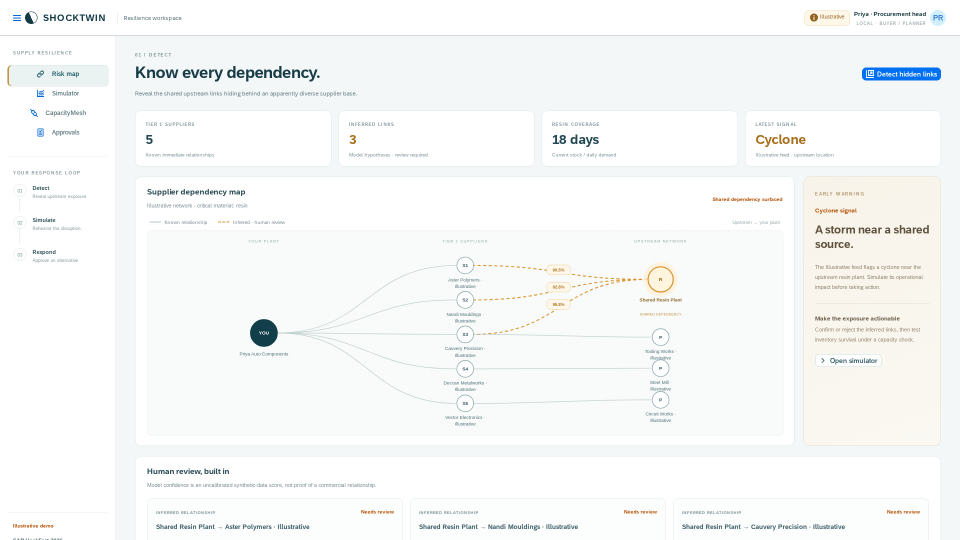
#> input picture docs/screenshots/risk-map.png, 1920 x 1080 px (shown at 1/2 size)
$ python build_gif.py
#> lines starting #> are read from the running program, lines starting #| are printed output that depends on the picture
"""Create a GIF walkthrough from unchanged, real Playwright viewport captures."""

import hashlib
import json
from datetime import datetime, timezone
from pathlib import Path

from PIL import Image

DIRECTORY = Path(__file__).resolve().parent
ROOT = DIRECTORY.parents[1]
NAMES = ["risk-map.png", "simulator.png", "capacitymesh.png", "approval-pending.png", "approval.png"]
DURATIONS = [4000, 5000, 5000, 3000, 5000]
frames = []
for name in NAMES:
    with Image.open(DIRECTORY / name) as source:
#> source is the input picture: PIL image 1920x1080 RGB; mean R, G, B 246.7, 248.5, 247.7
        assert source.size == (1920, 1080), (name, source.size)
        frame = source.convert("RGB").resize((1280, 720), Image.Resampling.LANCZOS)
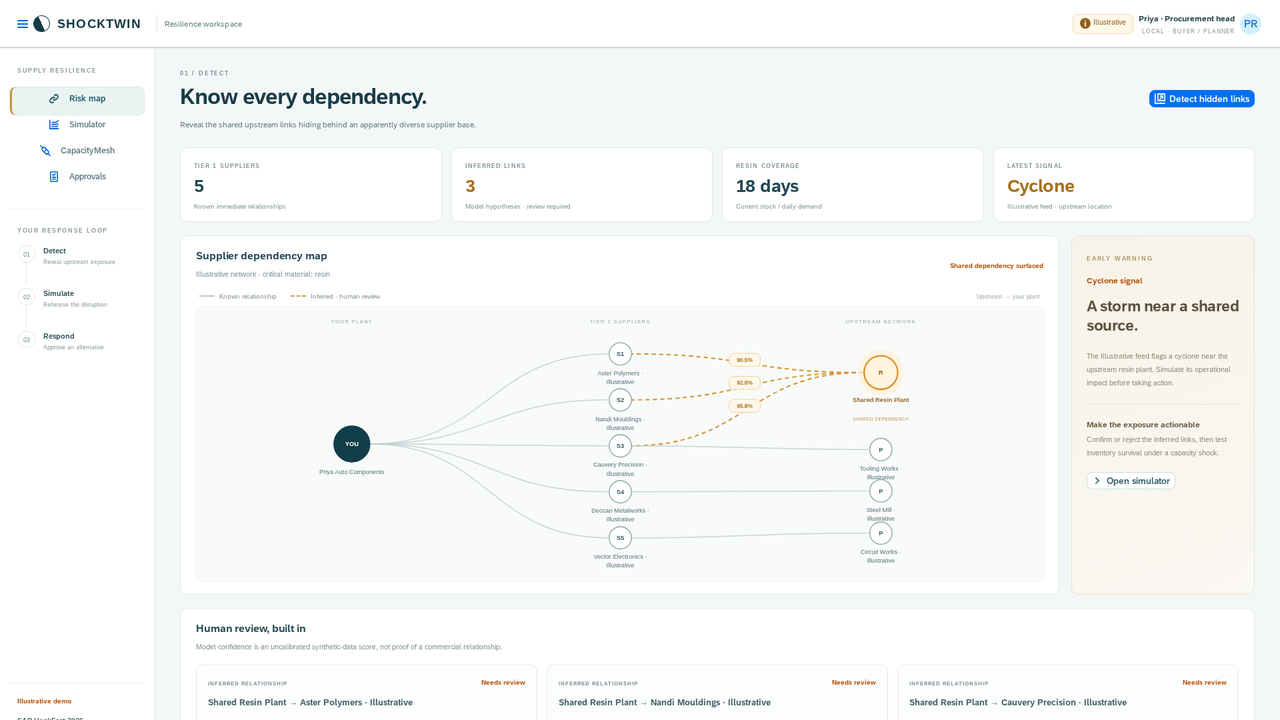
#> frame: PIL image 1280x720 RGB; mean R, G, B 246.5, 248.4, 247.6
        frames.append(frame.quantize(colors=256, method=Image.Quantize.MEDIANCUT))
#> pass 2 of the loop `for name in NAMES:`:
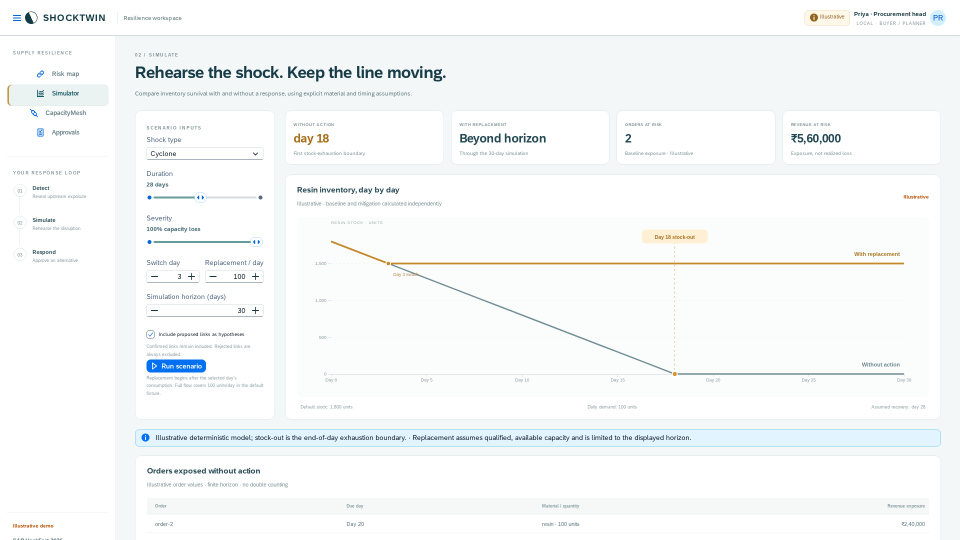
#> input picture docs/screenshots/simulator.png, 1920 x 1080 px (shown at 1/2 size)
#> source is the input picture: PIL image 1920x1080 RGB; mean R, G, B 246.5, 249, 249.1
#> `frame = source.convert("RGB").resize((1280, 720), Image.Resampling.LAN..`:
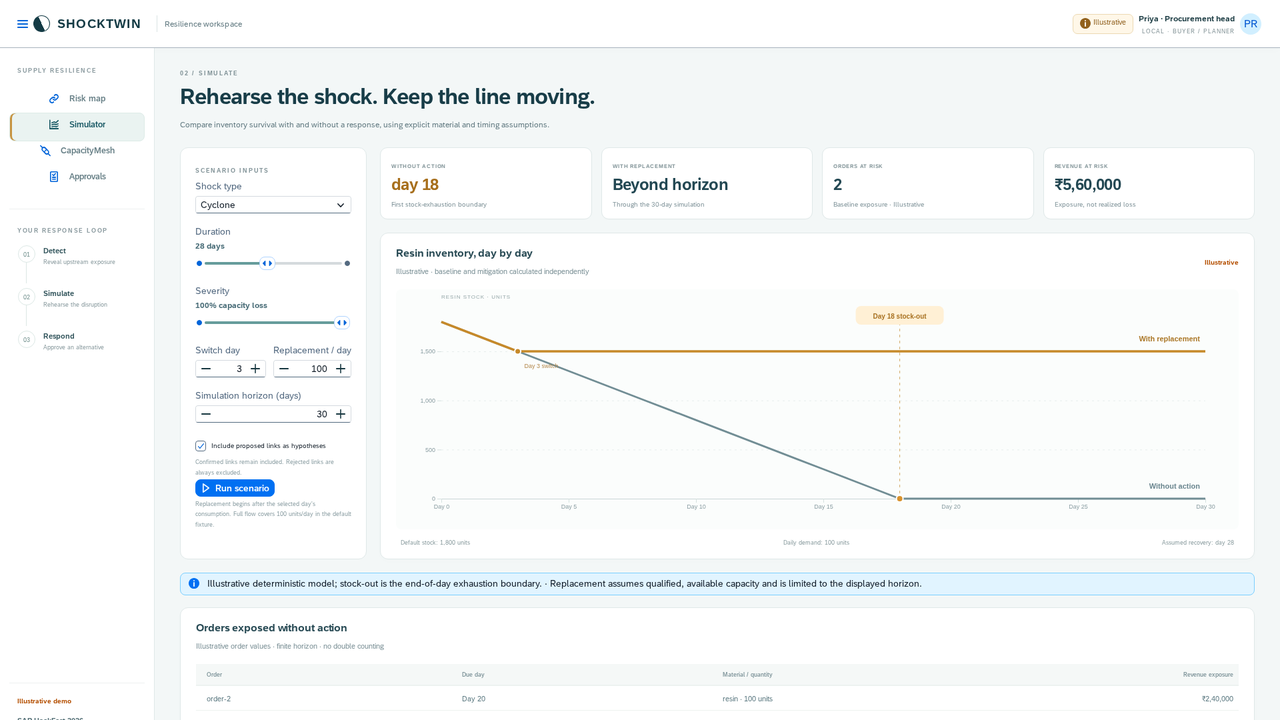
#> frame: PIL image 1280x720 RGB; mean R, G, B 246.4, 248.8, 249
#> pass 3 of the loop `for name in NAMES:`:
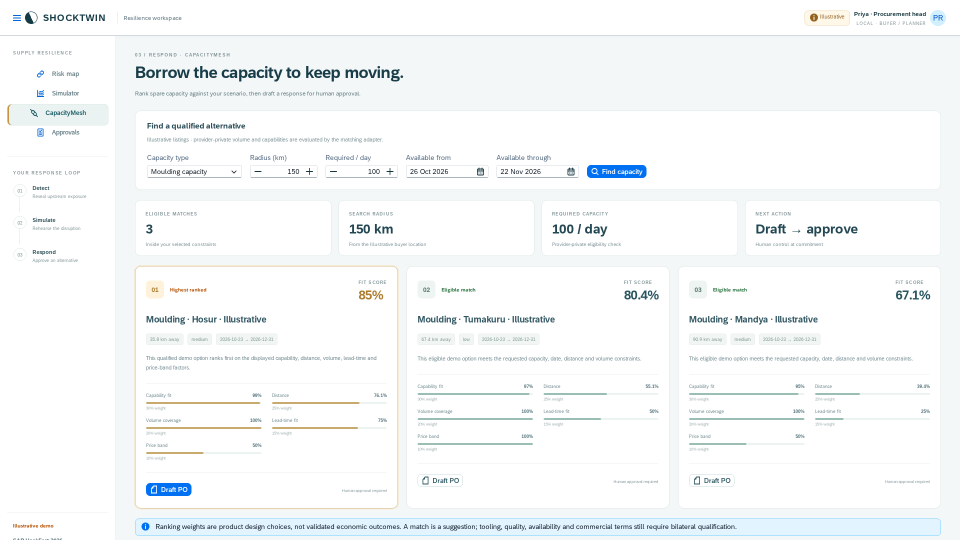
#> input picture docs/screenshots/capacitymesh.png, 1920 x 1080 px (shown at 1/2 size)
#> source is the input picture: PIL image 1920x1080 RGB; mean R, G, B 246.2, 248.6, 249.1
#> `frame = source.convert("RGB").resize((1280, 720), Image.Resampling.LAN..`:
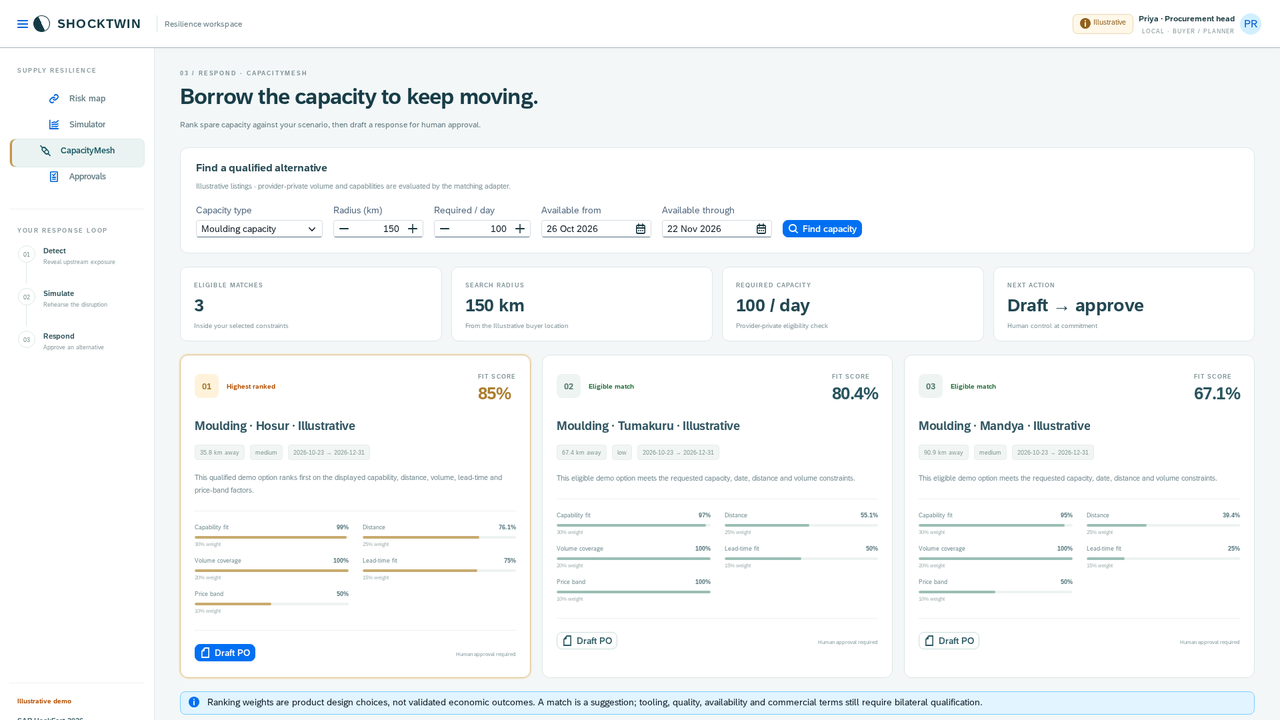
#> frame: PIL image 1280x720 RGB; mean R, G, B 246, 248.4, 248.9
#> the loop made 5 passes; the first 3 are shown
output = DIRECTORY / "demo.gif"
frames[0].save(output, save_all=True, append_images=frames[1:], duration=DURATIONS, loop=0, disposal=2, optimize=False)
provenance_path = ROOT / "docs" / "SCREENSHOT_PROVENANCE.json"
#> (the run stopped early here; a loop or call above may not have finished)
